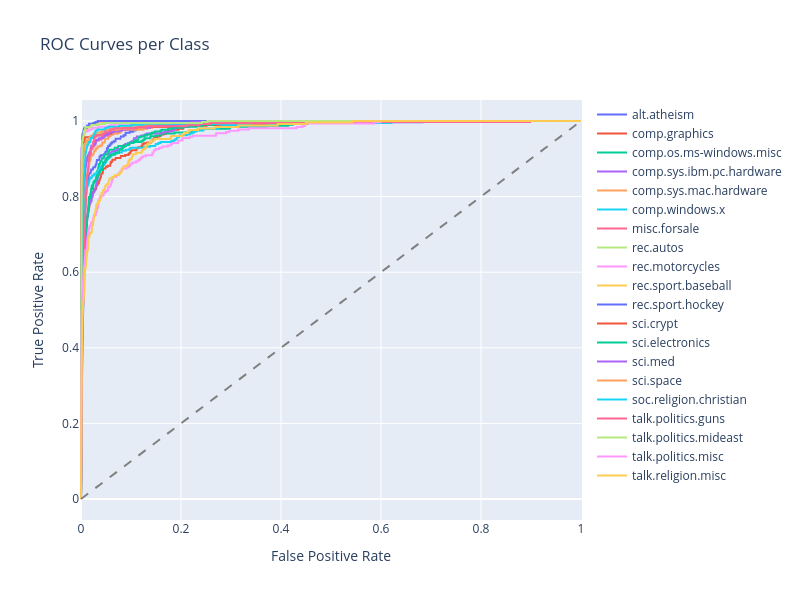

Notebook code cell kept with this figure:
### Markdown cell above
### 6. Evaluate performance using performance metrics

### Code cell
# Predict probabilities for the test set. Shape = [N_samples, num_classes].
# Each row contains the probability distribution across all classes.
y_score = model.predict(k_test_X, batch_size=256)

# Convert probabilities into class predictions by taking the argmax.
y_pred = np.argmax(y_score, axis=1)

# Global evaluation metrics.
# Accuracy: proportion of correct predictions.
# Precision, Recall, and F1 are computed with 'weighted' averaging to account for class imbalance.
# zero_division=0 avoids errors if a class has no predicted samples.
acc  = accuracy_score(test_y, y_pred)
prec = precision_score(test_y, y_pred, average='weighted', zero_division=0)
rec  = recall_score(test_y, y_pred, average='weighted', zero_division=0)
f1   = f1_score(test_y, y_pred, average='weighted', zero_division=0)

print(f"Accuracy : {acc:.4f}")
print(f"Precision: {prec:.4f}")
print(f"Recall   : {rec:.4f}")
print(f"F1-score : {f1:.4f}")

# ROC-AUC (multiclass, One-vs-Rest strategy).
# Macro = average treating all classes equally.
# Micro = average weighted by class frequency.
y_test_bin = label_binarize(test_y, classes=list(range(num_classes)))  # shape [N_samples, num_classes]

auc_macro = roc_auc_score(y_test_bin, y_score, average="macro", multi_class="ovr")
auc_micro = roc_auc_score(y_test_bin, y_score, average="micro", multi_class="ovr")
print(f"ROC-AUC (macro): {auc_macro:.4f}")
print(f"ROC-AUC (micro): {auc_micro:.4f}")

# Plot ROC curves for each class
fig = go.Figure()

for i in range(num_classes):
    fpr, tpr, _ = roc_curve(y_test_bin[:, i], y_score[:, i])
    fig.add_trace(go.Scatter(x=fpr, y=tpr, mode='lines', name=class_names[i]))

# Diagonal line = random baseline
fig.add_shape(type='line', x0=0, x1=1, y0=0, y1=1,
              line=dict(dash='dash', color='gray'))

fig.update_layout(title="ROC Curves per Class",
                  xaxis_title="False Positive Rate",
                  yaxis_title="True Positive Rate",
                  width=800, height=600)
fig.show()
